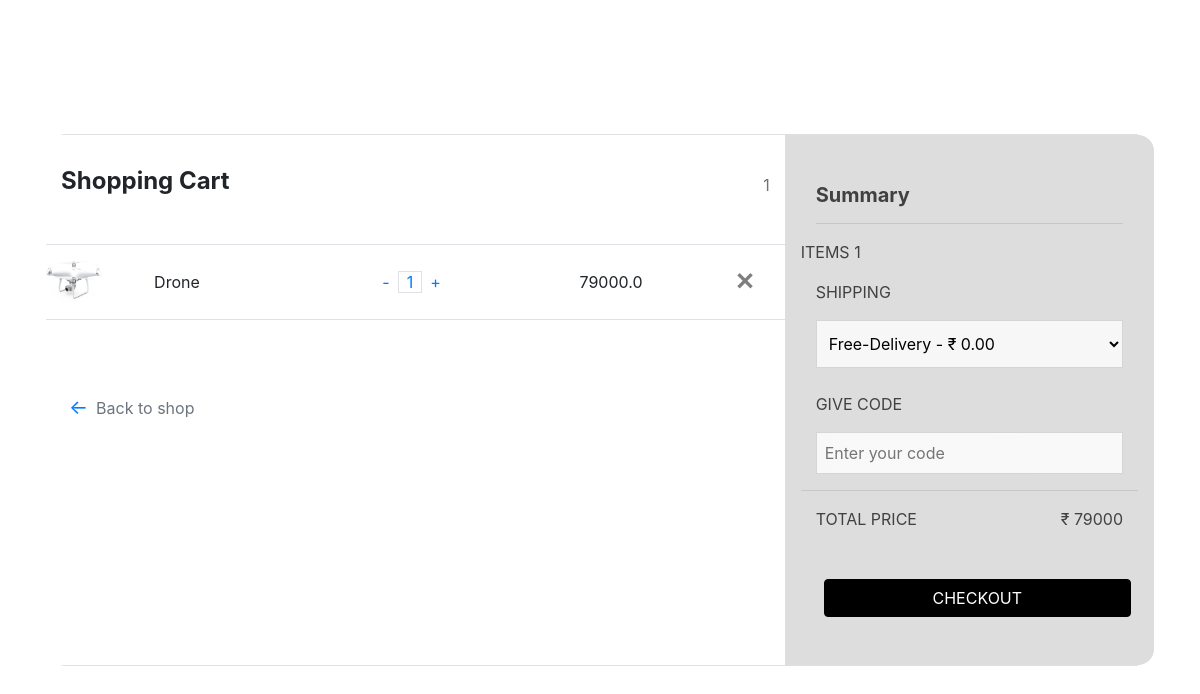
Before: /cart (signed in) with the older database file.
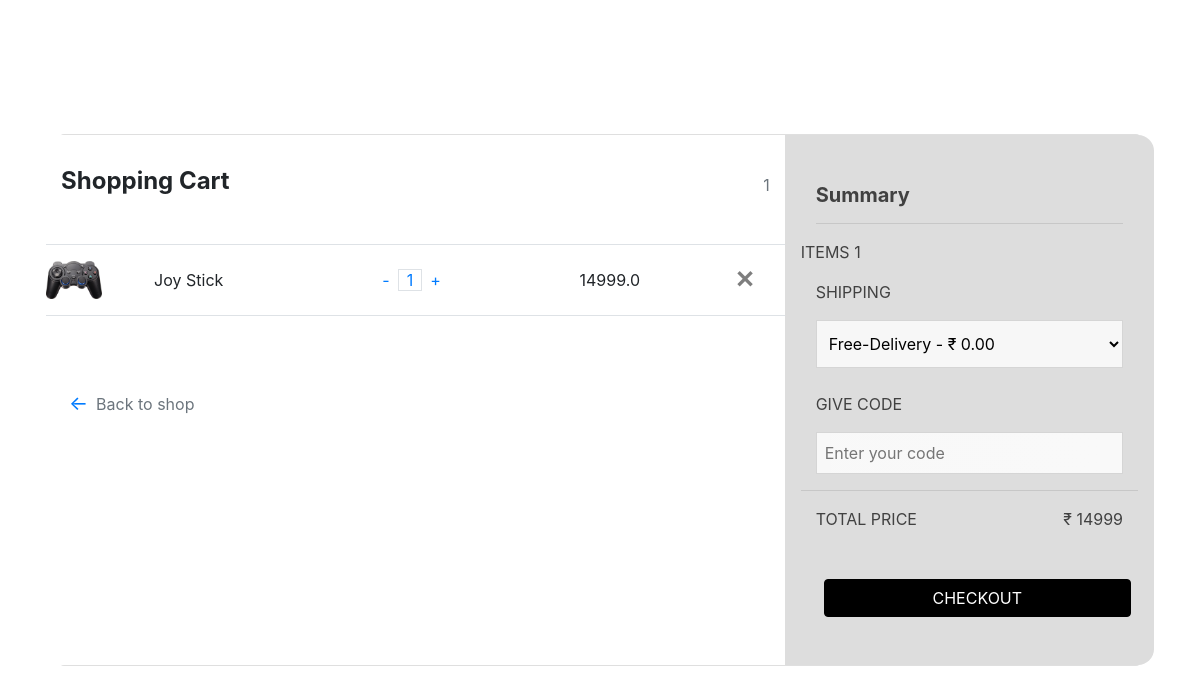
After: the same page with the newer database file.
### store/models.py (models this page shows, shortened)
class cart_item(models.Model):
    item=models.ForeignKey(Product,on_delete=models.CASCADE,null=True)
    date=models.DateField(auto_now=True)
    quantity=models.IntegerField(null=True,default=1)
    price=models.FloatField(null=True)
    is_ordered=models.BooleanField(default=False,null=True)

class Product(models.Model):
    product_name = models.CharField(max_length=300);
    product_rate = models.IntegerField();
    product_image = models.ImageField(upload_to='product');

### store/views.py (the view)
# urls.py: path('cart',views.cart,name='cart'),
@login_required(login_url='login')
def cart(request):
    current_user=request.user
    try :
        crt=cart_Model.objects.get(user=current_user)
        cart_items=crt.items.all()
    except :
        crt=cart_Model.objects.create(user=current_user)
        cart_items=crt.items.all()
    sub_total=0
    for s in cart_items:
        sub_total=(s.quantity)*(s.item.product_rate)
    print(sub_total,":::::::::SHH")
    total=0
    for c in cart_items:
        total=total+((c.quantity)*(c.item.product_rate))
    items_count = cart_items.count()
    return render(request,'cart.html',{'cart_items':cart_items,'sub_total':sub_total,'total':total,'items_count':items_count})

### store/templates/cart.html (shortened to what this page needs)
{% load static %}
<!DOCTYPE html>
<html lang="en">
<head>
    <link rel="stylesheet" href="{% static 'css/cart.css' %}">
    <link rel="stylesheet" href="https://stackpath.bootstrapcdn.com/bootstrap/4.3.1/css/bootstrap.min.css">
    <link rel="stylesheet" href="https://stackpath.bootstrapcdn.com/bootstrap/4.3.1/js/bootstrap.bundle.min.js">
    <link rel="stylesheet" href="https://cdnjs.cloudflare.com/ajax/libs/font-awesome/4.7.0/css/font-awesome.min.css">
</head>
<body>
    <div class="card">
        <div class="row">
            <div class="col-md-8 cart">
                <div class="title">
                    <div class="row">
                        <div class="col"><h4><b>Shopping Cart</b></h4></div>
                        <div class="col align-self-center text-right text-muted">{{ items_count }}</div>
                    </div>
                </div>
                <div class="row border-top border-bottom items">
					{% for c in cart_items %}
                    <div class="row main align-items-center itemss">
                        <div class="col-2"><img class="img-fluid" src="{{ c.item.product_image.url }}"></div>
                        <div class="col">
                            <div class="row">{{ c.item.product_name }}</div>
                        </div>
                        <div class="col">
                            <a href="{% url "decreaseItem" c.id %}" class="cart_btn">-</a><a href="#" class="border">{{ c.quantity }}</a><a href="{% url "increaseItem" c.id %}" class="cart_btn">+</a>
                        </div>
                        <div class="col amt-close">{{ c.price }} <a href="{% url "removeCartItem" c.id %} "><span class="close"  >&#10005;</span></a></div>
                    </div>
                    {% endfor %}
                </div>
                <div class="back-to-shop"><a href="{% url 'index' %}" class="back-to-shop-arrow">&leftarrow;</a><span class="text-muted">Back to shop</span></div>
            </div>
            <div class="col-md-4 summary">
                <div class="summery-div">
                    <div><h5><b>Summary</b></h5></div>
                    <hr>
                    <div class="row">
                        <div class="col" style="padding-left:0;"> ITEMS {{ items_count }}</div>
                    </div>
                    <form>
                        <p>SHIPPING</p>
                        <select><option class="text-muted">Free-Delivery - ₹ 0.00</option>
                            </select>
                        <br><br>
                        <p>GIVE CODE</p>
                        <input id="code" placeholder="Enter your code">
                    </form>
                    <div class="row" style="border-top: 1px solid rgba(0,0,0,.1); padding: 2vh 0;">
                        <div class="col">TOTAL PRICE</div>
                        <div class="col text-right">₹ {{ total }}</div>
                    </div>
                    {% if cart_items.count > 0 %}
                        <a href="{% url 'CheckOut' %}"><button class="btn">CHECKOUT</button></a>
                    {% else %}
                        <p class="CheckOut_error">Your cart is empty. Add items to your cart before checking out.</p>
                    {% endif %}
                </div>
            </div>
        </div>
    </div>
</body>
</html>

### static/css/cart.css (style rules this page uses)
body { background: #ddd; min-height: 100vh; vertical-align: middle; display: flex; font-family: sans-serif; font-size: 0.8rem; font-weight: bold; }
.title { margin-bottom: 5vh; }
.close { cursor: pointer; }
.cart_btn { text-decoration: none; }
.card { margin: auto; width: 90%; border-radius: 1rem; border: transparent; }
.cart { background-color: #fff; padding: 4vh 5vh; border-bottom-left-radius: 1rem; border-top-left-radius: 1rem; }
.summary { background-color: #ddd; border-top-right-radius: 1rem; border-bottom-right-radius: 1rem; padding: 4vh; color: rgb(65, 65, 65); padding-left: 5vw; padding-right: 5vw; }
.summery-div { padding: 1rem; }
.row { margin: 0; }
.title b { font-size: 1.5rem; }
.main { margin: 0; padding: 2vh 0; width: 100%; }
.col-2, .col { padding: 0 1vh; }
a { padding: 0 1vh; }
.close { margin-left: auto; font-size: 0.7rem; }
img { width: 3.5rem; }
.back-to-shop { margin-top: 4.5rem; }
h5 { margin-top: 4vh; }
hr { margin-top: 1.25rem; }
form { padding: 2vh 0; }
select { border: 1px solid rgba(0, 0, 0, 0.137); padding: 1.5vh 1vh; margin-bottom: 4vh; outline: none; width: 100%; background-color: rgb(247, 247, 247); }
input { border: 1px solid rgba(0, 0, 0, 0.137); padding: 1vh; margin-bottom: 4vh; outline: none; width: 100%; background-color: rgb(247, 247, 247); }
.btn { background-color: #000 !important; border-color: #000 !important; color: white !important; width: 100%; font-size: 0.7rem; margin-top: 4vh; padding: 1vh; border-radius: 0; }
a { color: black; }
#code { background-image: linear-gradient(to left, rgba(255, 255, 255, 0.253) , rgba(255, 255, 255, 0.185)), url("https://img.icons8.com/small/16/000000/long-arrow-right.png"); background-repeat: no-repeat; background-position-x: 95%; background-position-y: center; }
.back-to-shop-arrow { text-decoration: none !important; font-size: 20px; }

Changed rows visible on the page:
removed cart_item: item.product_image (picture), item.product_name "Drone", quantity "1", price "79000.0"
added cart_item: item.product_image (picture), item.product_name "Joy Stick", quantity "1", price "14999.0"
Other visible differences:
{{ total }}: "79000" → "14999"
